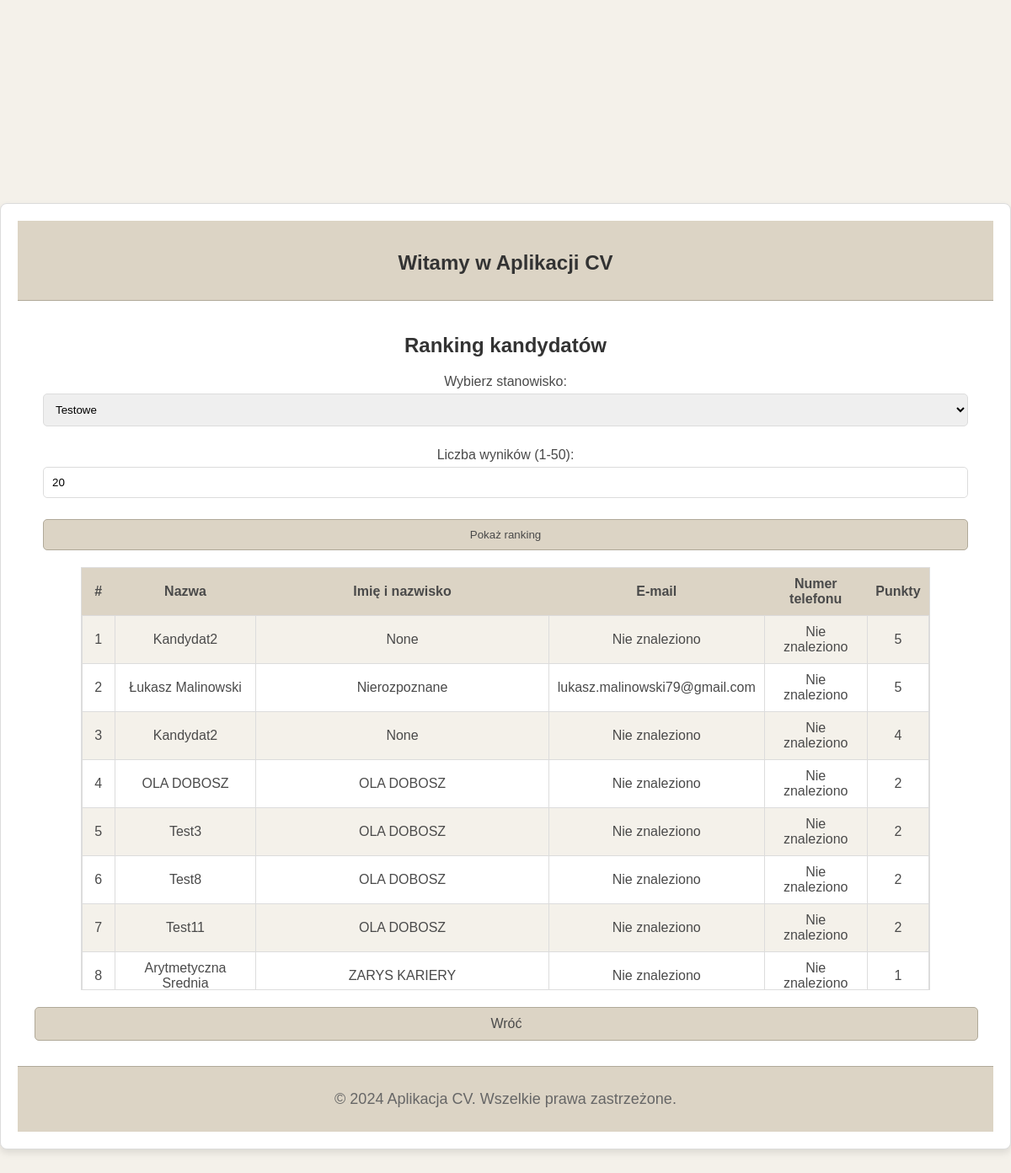
Page /ranking on the committed database.
### models.py (models this page shows)
class Candidate(db.Model):
    id = db.Column(db.Integer, primary_key=True)
    name = db.Column(db.String(100), nullable=False)
    cv_text = db.Column(db.Text, nullable=False)
    position_id = db.Column(db.Integer, db.ForeignKey("position.id"), nullable=False)
    points = db.Column(db.Integer, default=0)
    first_words = db.Column(db.String(100), nullable=True)
    email_cv = db.Column(db.String(120), nullable=True)
    phone_number = db.Column(db.String(20), nullable=True)
    user_id = db.Column(db.Integer, db.ForeignKey('user.id'), nullable=False)
    user = db.relationship("User", back_populates="candidates")

### app.py (the view)
    @app.route("/ranking", methods=["GET", "POST"])
    def ranking():
        try:
            positions = Position.query.all()
            position_id = request.args.get("position_id", type=int) or positions[0].id
            limit = request.args.get("limit", default=20, type=int)
            limit = max(1, min(limit, 50))  # Upewnij się, że limit mieści się w przedziale 1-50
            position = Position.query.get_or_404(position_id)
            candidates = (
                Candidate.query.filter_by(position_id=position_id)
                .filter((Candidate.user_id == session.get("user_id")) | (Candidate.user_id.is_(None)))
                .filter(Candidate.points.isnot(None))
                .order_by(Candidate.points.desc())
                .limit(limit)
                .all()
                )
            candidates_with_index = list(enumerate(candidates, start=1))
            return render_template(
                "ranking.html",
                positions=positions,
                position=position,
                candidates_with_index=candidates_with_index,
                limit=limit,
            )
        except Exception as e:
            flash(f"Wystąpił błąd: {str(e)}")
            return redirect(url_for("home"))

### templates/ranking.html (shortened to what this page needs)
<!DOCTYPE html>
<html lang="pl">
<head>
    <link rel="stylesheet" href="../static/stylesPosition.css">
</head>
<body>
    <div class="center-container">
        <div class="content-box">
            {% extends "base.html" %}
            {% block content %}
            <h2>Ranking kandydatów</h2>
            <form method="get">
                <label for="position_id">Wybierz stanowisko:</label>
                <select id="position_id" name="position_id">
                    {% for pos in positions %}
                    <option value="{{ pos.id }}" {% if pos.id==position.id %}selected{% endif %}>
                        {{ pos.title }}
                    </option>
                    {% endfor %}
                </select>
                <label for="limit">Liczba wyników (1-50):</label>
                <input type="number" id="limit" name="limit" value="{{ limit }}" min="1" max="50">
                <button type="submit">Pokaż ranking</button>
            </form>
            <div class="table-container">
                <table>
                    <thead>
                        <tr>
                            <th>#</th>
                            <th>Nazwa</th>
                            <th>Imię i nazwisko</th>
                            <th>E-mail</th>
                            <th>Numer telefonu</th>
                            <th>Punkty</th>
                        </tr>
                    </thead>
                    <tbody>
                        {% for i, candidate in candidates_with_index %}
                        <tr>
                            <td>{{ i }}</td>
                            <td>{{ candidate.name }}</td>
                            <td>{{ candidate.first_words }}</td>
                            <td>{{ candidate.email_cv or "Nie znaleziono" }}</td>
                            <td>{{ candidate.phone_number or "Nie znaleziono" }}</td>
                            <td>{{ candidate.points }}</td>
                        </tr>
                        {% endfor %}
                    </tbody>
                </table>
            </div>
            <a href="{{ url_for('home') }}" class="action-button">Wróć</a>
            {% endblock %}

### static/stylesPosition.css (style rules this page uses)
body { font-family: Arial, sans-serif; background-color: #f4f1ea; color: #4a4a4a; margin: 0; padding: 0; }
.center-container { display: flex; justify-content: center; align-items: center; min-height: 100vh; }
.content-box { background-color: #fff; border: 1px solid #dcdcdc; border-radius: 8px; box-shadow: 0 4px 8px rgba(0, 0, 0, 0.1); padding: 20px; max-width: 400px; text-align: center; }
h1, h2 { font-size: 24px; color: #333; margin-bottom: 20px; }
label { display: block; margin: 10px 0 5px; font-size: 16px; color: #4a4a4a; }
input[type='text'], input[type='number'], input[type='file'], select { width: calc(100% - 20px); padding: 10px; margin-bottom: 15px; border: 1px solid #dcdcdc; border-radius: 5px; box-sizing: border-box; }
button, .action-button { width: calc(100% - 20px); padding: 10px; background-color: #dcd4c5; color: #4a4a4a; border: 1px solid #b0a999; border-radius: 5px; cursor: pointer; transition: background-color 0.3s, color 0.3s; display: block; text-align: center; margin: 10px auto; text-decoration: none; }
.table-container { max-height: 500px; overflow-y: auto; border: 1px solid #ddd; margin: 20px auto; width: 90%; text-align: center; background-color: #fff; }
table { width: 100%; border-collapse: collapse; }
thead th { background-color: #dcd4c5; color: #4a4a4a; font-weight: bold; text-align: center; padding: 10px; }
tbody td { padding: 10px; text-align: center; font-size: 16px; border: 1px solid #dcdcdc; }
tbody tr:nth-child(odd) { background-color: #f4f1ea; }
tbody tr:nth-child(even) { background-color: #ffffff; }

### static/stylesLogin.css (style rules this page uses)
body { font-family: Arial, sans-serif; background-color: #f4f1ea; color: #4a4a4a; margin: 0; padding: 0; }
.center-container { display: flex; justify-content: center; align-items: center; height: 100vh; }
.content-box { background-color: #fff; border: 1px solid #dcdcdc; border-radius: 8px; box-shadow: 0 4px 8px rgba(0, 0, 0, 0.1); padding: 20px; max-width: 1600px; text-align: center; }
label { display: block; margin: 10px 0 5px; font-size: 16px; color: #4a4a4a; }
button { width: calc(100% - 20px); padding: 10px; background-color: #dcd4c5; color: #4a4a4a; border: 1px solid #b0a999; border-radius: 5px; cursor: pointer; transition: background-color 0.3s, color 0.3s; }
a { color: #4a90e2; text-decoration: none; transition: color 0.3s; }

### rows in the picture
Candidate: i "1", name "Kandydat2", first_words "None", email_cv "Nie znaleziono", phone_number "Nie znaleziono", points "5"
Candidate: i "2", name "Łukasz Malinowski", first_words "Nierozpoznane", email_cv "lukasz.malinowski79@gmail.com", phone_number "Nie znaleziono", points "5"
Candidate: i "3", name "Kandydat2", first_words "None", email_cv "Nie znaleziono", phone_number "Nie znaleziono", points "4"
Candidate: position "4", name "OLA DOBOSZ", first_words "OLA DOBOSZ", email_cv "Nie znaleziono", phone_number "Nie znaleziono", points "2"
Candidate: i "5", name "Test3", first_words "OLA DOBOSZ", email_cv "Nie znaleziono", phone_number "Nie znaleziono", points "2"
Candidate: i "6", name "Test8", first_words "OLA DOBOSZ", email_cv "Nie znaleziono", phone_number "Nie znaleziono", points "2"
Candidate: i "7", name "Test11", first_words "OLA DOBOSZ", email_cv "Nie znaleziono", phone_number "Nie znaleziono", points "2"
Candidate: i "8", name "Arytmetyczna Srednia", first_words "ZARYS KARIERY", email_cv "Nie znaleziono", phone_number "Nie znaleziono", points "1"

### other values in the picture
form field position_id "Testowe"
